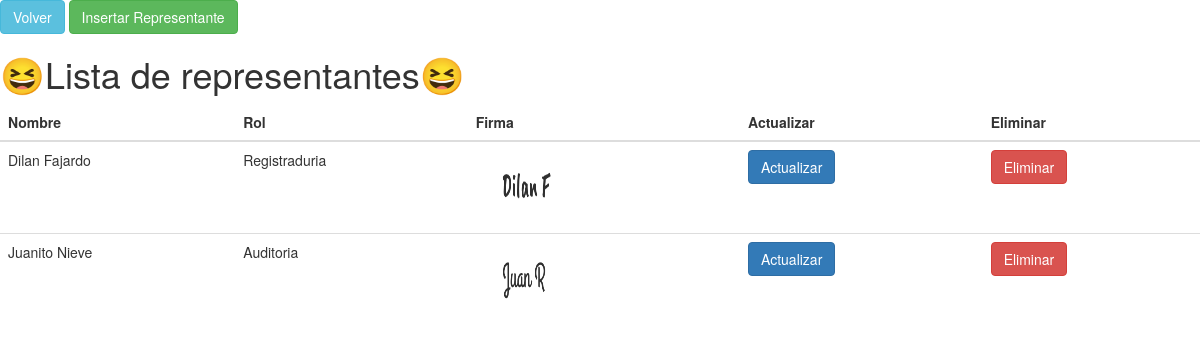
Page /representantes/lista_representantes (signed in) on the committed database.
### app/models.py (models this page shows)
class Representante(db.Model):
    __tablename__ = "representante"
    id = db.Column(db.Integer, primary_key=True)
    nombre = db.Column(db.String(150))
    rol = db.Column(db.Enum(Roles))
    firma = db.Column(db.String(100))
    created_at = db.Column(db.DateTime, default=datetime.utcnow, nullable=False)
    updated_at = db.Column(db.DateTime, default=datetime.utcnow, onupdate=datetime.utcnow, nullable=False)

### app/representantes/routes.py (the view)
@representantes.route('/lista_representantes')
@acceso_requerido(roles=["Administrador"])
def lista_representantes():
    representantes = app.models.Representante.query.all()
    return render_template('lista_representante.html', representantes=representantes)

### app/auth/routes.py (called while the page is built)
def acceso_requerido(roles=[]):
    def decorador(f):
        @wraps(f)
        def decorated_function(*args, **kwargs):
            if current_user.is_authenticated is False:
                flash("Debes iniciar sesión para acceder a esta página")
                return redirect('/auth/login')
            if roles and current_user.rol.value not in roles:
                flash("No tienes permisos para acceder a esta página")
                return redirect('/auth/login')
            return f(*args, **kwargs)
        return decorated_function
    return decorador

### app/models.py (called while the page is built)
@login.user_loader
def user_loader(id):
    return Usuario.query.get(id)

### app/representantes/templates/lista_representante.html (shortened to what this page needs)
{% extends "base.html" %} {% block content %}
<div class="d-grid gap-2 col-6 mx-auto">
  <a href="/usuarios/lista_usuario" class="btn btn-info">Volver</a>
  <a href="/representantes/insertar" class="btn btn-success">Insertar Representante</a>
</div>
<h1>😆Lista de representantes😆</h1>
<table class="table table-hover">
  <thead>
    <tr>
      <th>Nombre</th>
      <th>Rol</th>
      <th>Firma</th>
      <th>Actualizar</th>
      <th>Eliminar</th>
    </tr>
  </thead>
  <tbody>
    {% for representante in representantes %}
    <tr>
      <td>{{ representante.nombre }}</td>
      <td>{{ representante.rol.value }}</td>
      <td><img src="{{url_for('static', filename='firmas/' + representante.firma)}}" width="100px" height="75px"/></td>
      <td>
        <a href="/representantes/editar/{{ representante.id }}" class="btn btn-primary">Actualizar</a>
      </td>
      <td>
        <a href="/representantes/eliminar/{{ representante.id }}" class="btn btn-danger">Eliminar</a>
      </td>
    </tr>
    {% endfor %}
  </tbody>
</table>
{% endblock%}

### rows in the picture
Representante: nombre "Dilan Fajardo", rol.value "Registraduria", firma (picture)
Representante: nombre "Juanito Nieve", rol.value "Auditoria", firma (picture)
